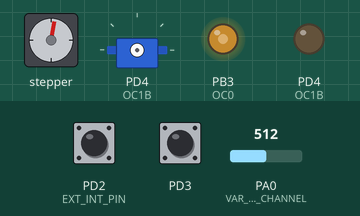
The program below on a simulated ATmega16, built with avr-gcc and emulated at 8 MHz. On the bench: stepper motor, servo, output pins drawn as LEDs (lit = HIGH). Wiring (inferred from the names in the program): stepper motor (200 steps per turn assumed): coils PC0, PC1, PC2, PC3. Inputs (shaded band) come from the test bench; at power-on: PA0 (VAR_RES_CHANNEL) = 512, PD2 (EXT_INT_PIN) HIGH, PD3 HIGH. Servo pulses on a pin are drawn as a servo (544–2400 µs = 0–180°); pins used as bus, display or sensor lines are not drawn.

Above: at 7.9 s.
8.9 s: PA0 (VAR_RES_CHANNEL) set to 716
At 12.5 s:
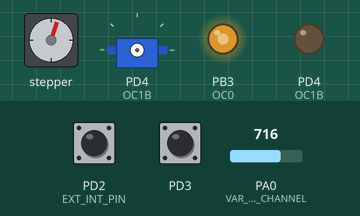
15.3 s: PD2 (EXT_INT_PIN) pulled LOW for 3 s
22.8 s: PA0 (VAR_RES_CHANNEL) set to 900
At 26.1 s:
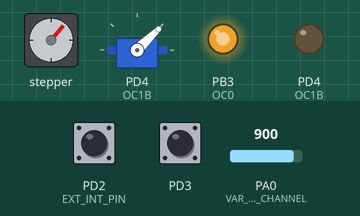
28.8 s: PD2 (EXT_INT_PIN) pulled LOW for 3 s
At 33.0 s:
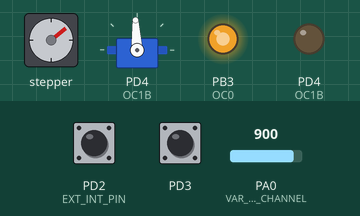
36.5 s: PA0 (VAR_RES_CHANNEL) set to 511
At 39.4 s:
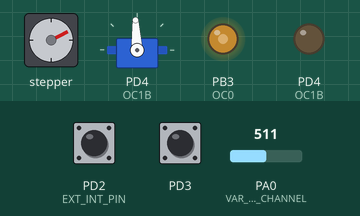
42.5 s: PD2 (EXT_INT_PIN) pulled LOW for 3 s
At 45.8 s:
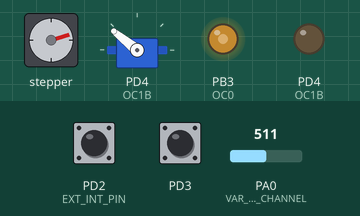
Timing chart, 0 to 63.8 s (numbered marks = the images above; inputs shaded):
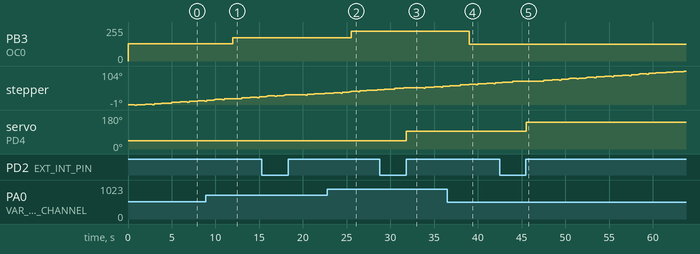

Measured:
- after the input at 8.9 s, PB3 (OC0): 128/255 → 176/255 after 3.1 s
- after the input at 22.8 s, PB3 (OC0): 176/255 → 222/255 after 2.7 s
- after the input at 28.8 s, servo on PD4 (OC1B): 44° → 93° after 3.0 s
- after the input at 36.5 s, PB3 (OC0): 222/255 → 125/255 after 2.5 s
- after the input at 42.5 s, servo on PD4 (OC1B): 93° → 141° after 3.0 s

The program:

main.c
```c
/*
 * Motors_session.c
 *
 * Created: 8/4/2022 3:16:38 PM
 * Author : BLU-RAY
 */
#define F_CPU 8000000UL
#include <avr/io.h>
#include "Servo.h"
#include "Stepper.h"
#include "EXT_INT.h"
#include "EXT_INT1.h"
#include "DC_Motor.h"
#include "Var_Res.h"

int main(void)
{
	Enable_INT0();
	Enable_INT1();
	Servo_init();
	Stepper_Init();
	VAR_RES_init();
	DC_motor_init();
	DC_motor_setspeed(50);
	while(1)
	{
		Stepper_rot1();
		Stepper_rot2();
		Stepper_rot3();
		Stepper_rot4();
		DC_motor_setspeed(VAR_RES_read());
	}
}
```

DC_Motor.c
```c
/*
 * DC_Motor.c
 *
 * Created: 8/6/2022 3:47:13 PM
 *  Author: BLU-RAY
 */
#include "DC_Motor.h"

ISR(INT1_vect)
{
	DC_MOTOR_PORT ^= (1 << DC1);
	DC_MOTOR_PORT ^= (1 << DC2);
	_delay_ms(50);
}


void DC_motor_init()
{
	DC_MOTOR_DDR |= (1 << DC1) | (1 << DC2);
	DC_MOTOR_PORT |= (1 << DC1);
	DC_MOTOR_PORT &= ~(1 << DC2);
	Timer0_init();
}


void DC_motor_setspeed(unsigned int speed)
{
	if (speed >= 0 && speed <= 100)
	{
		Timer0_setDutyCycle(speed);
	}
	else
	{
		Timer0_setDutyCycle(0);
	}

}
```

DC_Motor.h
```c
/*
 * DC_Motor.h
 *
 * Created: 8/6/2022 3:46:56 PM
 *  Author: BLU-RAY
 */
#include <avr/io.h>
#include <util/delay.h>
#include <avr/interrupt.h>
#include "Timer0.h"

#ifndef DC_MOTOR_H_
#define DC_MOTOR_H_
#define DC_MOTOR_DDR DDRB
#define DC_MOTOR_PORT PORTB
#define DC1 PB1
#define DC2 PB2

void DC_motor_init();
void DC_motor_setspeed(unsigned int speed);


#endif /* DC_MOTOR_H_ */
```

Servo.c
```c
/*
 * Servo.c
 *
 * Created: 8/5/2022 8:58:02 AM
 *  Author: BLU-RAY
 */
#include "Servo.h"
char status = 'A';
ISR(INT0_vect)
{
	if (status == 'A')
	{
		Servo_rotate_left();
		status = 'B';
	}
	else if (status == 'B')
	{
		Servo_rotate_intial();
		status = 'C';
	}
	else if (status == 'C')
	{
		Servo_rotate_right();
		status = 'D';
	}
	else if (status == 'D')
	{
		Servo_rotate_intial();
		status = 'A';
	}
}


void Servo_init()
{
	Timer1_init();
}

void Servo_rotate_left()
{
	Timer1_setDutyCycle(5);
	_delay_ms(1500);
}

void Servo_rotate_intial()
{
	Timer1_setDutyCycle(7.5);
	_delay_ms(1500);
}

void Servo_rotate_right()
{
	Timer1_setDutyCycle(10);
	_delay_ms(1500);
}
```

Servo.h
```c
/*
 * Servo.h
 *
 * Created: 8/5/2022 8:57:49 AM
 *  Author: BLU-RAY
 */
#include "Timer1.h"
#include <avr/interrupt.h>
#define F_CPU 8000000UL
#include <util/delay.h>

#ifndef SERVO_H_
#define SERVO_H_

void Servo_init();
void Servo_rotate_left();
void Servo_rotate_right();
void Servo_rotate_intial();


#endif /* SERVO_H_ */
```

Stepper.c
```c
/*
 * Stepper.c
 *
 * Created: 8/6/2022 1:13:28 PM
 *  Author: BLU-RAY
 */
#include "Stepper.h"

void Stepper_Init()
{
	STEPPER_DDR |= (1 << IN1);
	STEPPER_DDR |= (1 << IN2);
	STEPPER_DDR |= (1 << IN3);
	STEPPER_DDR |= (1 << IN4);
}

void Stepper_rot1()
{
	STEPPER_PORT |= (1 << IN1);
	STEPPER_PORT |= (1 << IN4);
	_delay_ms(800);
	STEPPER_PORT &= ~(1 << IN1);
	STEPPER_PORT &= ~(1 << IN4);
	_delay_ms(200);
}

void Stepper_rot2()
{
	STEPPER_PORT |= (1 << IN1);
	STEPPER_PORT |= (1 << IN3);
	_delay_ms(800);
	STEPPER_PORT &= ~(1 << IN1);
	STEPPER_PORT &= ~(1 << IN3);
	_delay_ms(200);
}

void Stepper_rot3()
{
	STEPPER_PORT |= (1 << IN2);
	STEPPER_PORT |= (1 << IN3);
	_delay_ms(800);
	STEPPER_PORT &= ~(1 << IN2);
	STEPPER_PORT &= ~(1 << IN3);
	_delay_ms(200);
}

void Stepper_rot4()
{
	STEPPER_PORT |= (1 << IN2);
	STEPPER_PORT |= (1 << IN4);
	_delay_ms(800);
	STEPPER_PORT &= ~(1 << IN2);
	STEPPER_PORT &= ~(1 << IN4);
	_delay_ms(200);
}
```

Stepper.h
```c
/*
 * Stepper.h
 *
 * Created: 8/6/2022 1:13:14 PM
 *  Author: BLU-RAY
 */
#define F_CPU 8000000UL
#include <avr/io.h>
#include <stdint.h>
#include <util/delay.h>

#ifndef STEPPER_H_
#define STEPPER_H_
#define STEPPER_DDR DDRC
#define STEPPER_PORT PORTC
#define IN1 PC0
#define IN2 PC1
#define IN3 PC2
#define IN4 PC3
void Stepper_Init();
void Stepper_rot1();
void Stepper_rot2();
void Stepper_rot3();
void Stepper_rot4();


#endif /* STEPPER_H_ */
```

Var_Res.c
```c
/*
 * Var_Res.c
 *
 * Created: 8/6/2022 5:19:30 PM
 *  Author: BLU-RAY
 */
#include "Var_Res.h"

void VAR_RES_init()
{
	VAR_RES_DDR &= ~(1 << VAR_RES_CHANNEL);
	ADC_init();
}

unsigned int VAR_RES_read()
{
     return	(ADC_Read(0)/4.0)/ 256.0 *100;
}
```

Var_Res.h
```c
/*
 * Var_Res.h
 *
 * Created: 8/6/2022 5:19:18 PM
 *  Author: BLU-RAY
 */
#include "Timer0.h"
#include "ADC.h"

#ifndef VAR_RES_H_
#define VAR_RES_H_
#define VAR_RES_DDR DDRA
#define VAR_RES_PORT PORTA
#define VAR_RES_CHANNEL PA0

void VAR_RES_init();
unsigned int VAR_RES_read();


#endif /* VAR_RES_H_ */
```

ADC.c
```c
/*
 * ADC.c
 *
 * Created: 8/6/2022 4:36:04 PM
 *  Author: BLU-RAY
 */
#include "ADC.h"


void ADC_init()
{
		sei();
		ADCSRA = 0x87;
		ADMUX = 0x40;
}

unsigned int ADC_Read(unsigned char channel)
{
	ADMUX |= (channel & 0x07);
	unsigned int Ain,Alow,Ahigh;
	ADCSRA |= (1<<ADSC);		/* Start ADC conversion */
	while (!(ADCSRA & (1<<ADIF)));
	ADCSRA |= (1<<ADIF);
	_delay_ms(1);
	Alow = (unsigned int)ADCL;
	Ahigh = (unsigned int)(ADCH * 256);
	Ain = Ahigh + Alow;
	return Ain;			/* Return ADC word */
}
```

ADC.h
```c
/*
 * ADC.h
 *
 * Created: 8/6/2022 4:36:13 PM
 *  Author: BLU-RAY
 */
#include <avr/io.h>
#include <avr/interrupt.h>
#include <util/delay.h>

#ifndef ADC_H_
#define ADC_H_


void ADC_init();
unsigned int ADC_Read(unsigned char channel);


#endif /* ADC_H_ */
```

EXT_INT.c
```c
/*
 * EXT_INT.c
 *
 * Created: 7/26/2022 7:34:23 AM
 *  Author: BLU-RAY
 */

#include "EXT_INT.h"


void Enable_INT0()
{
	sei();
	EXT_INT_DDR &= ~(1 << EXT_INT_PIN);			/* make PORTD pin2 as input */
	EXT_INT_PORT |= (1 << EXT_INT_PIN);			/* make PORTD pin2 as pull-up */
	GICR |= 1<<INT0;		/* Enable INT0*/
	MCUCR |= 1<<ISC01 | 1<<ISC00;  /* Trigger INT0 on rising edge */
}
```

EXT_INT.h
```c
/*
 * EXT_INT.h
 *
 * Created: 7/26/2022 7:34:10 AM
 *  Author: BLU-RAY
 */
#include <avr/io.h>
#include <avr/interrupt.h>
#include <util/delay.h>
#define EXT_INT_DDR DDRD
#define EXT_INT_PORT PORTD
#define EXT_INT_PIN PD2
#ifndef EXT_INT_H_
#define EXT_INT_H_


void Enable_INT0();


#endif /* EXT_INT_H_ */
```

EXT_INT1.c
```c
/*
 * EXT_INT1.c
 *
 * Created: 8/6/2022 4:20:20 PM
 *  Author: BLU-RAY
 */
#include "EXT_INT1.h"

void Enable_INT1()
{
	DDRD &= ~(1 << PD3);
	PORTD |= (1 << PD3);
	GICR |= (1<<INT1);		/* Enable INT0*/
	MCUCR |= ((1<<ISC10)|(1<<ISC11));/* Trigger INT0 on Rising Edge triggered */
	sei();				/* Enable Global Interrupt */
}
```

EXT_INT1.h
```c
/*
 * EXT_INT1.h
 *
 * Created: 8/6/2022 4:20:08 PM
 *  Author: BLU-RAY
 */
#include <avr/io.h>
#include <avr/interrupt.h>

#ifndef EXT_INT1_H_
#define EXT_INT1_H_

void Enable_INT1();


#endif /* EXT_INT1_H_ */
```

Timer0.h
```c
/*
 * Timer0.h
 *
 * Created: 8/6/2022 3:47:45 PM
 *  Author: BLU-RAY
 */
#include <avr/io.h>

#ifndef TIMER0_H_
#define TIMER0_H_
#define TIMER0_DDR DDRB
#define TIMER0_PORT PORTB
#define OC0 PB3
void Timer0_init();
void Timer0_setDutyCycle(unsigned int dutycycle);


#endif /* TIMER0_H_ */
```

Timer1.c
```c
/*
 * Timer1.c
 *
 * Created: 8/6/2022 3:47:58 PM
 *  Author: BLU-RAY
 */
#include "Timer0.h"

void Timer0_init()
{
	TIMER0_DDR |= (1 << OC0);
	TCNT0 = 0;
	TCCR0 |= (1 << WGM00) | (1 <<COM01) | (1 << CS01) | (1 << CS00);
}

void Timer0_setDutyCycle(unsigned int dutycycle)
{
	OCR0 = dutycycle/100.0 * 256;
}
```

Timer1.c
```c
/*
 * Timer1.c
 *
 * Created: 8/4/2022 5:19:41 PM
 *  Author: BLU-RAY
 */
#include "Timer1.h"

void Timer1_init()
{
	TCNT1 = 0;
	TIMER1_DDR |= (1 << OC1B);
	TCCR1B |= (1<<CS10) | (1<<CS11) | (1 << WGM13) | (1 << WGM12); // Set prescale clock clk/64 and choose mode 11
	TCCR1A |= (1 << WGM11) | (1 << WGM10) | (1 << COM1B1);
	OCR1A = 2499;
}

void Timer1_setDutyCycle(float dutyCycle)
{
	OCR1B = dutyCycle/100.0 * 2499;
}
```

Timer1.h
```c
/*
 * Timer1.h
 *
 * Created: 8/4/2022 5:19:23 PM
 *  Author: BLU-RAY
 */
#include "Timer_Configurations.h"

#ifndef TIMER1_H_
#define TIMER1_H_


void Timer1_init();
void Timer1_setDutyCycle(float dutyCycle);


#endif /* TIMER1_H_ */
```

Timer_Configurations.h
```c
/*
 * Timer_Configurations.h
 *
 * Created: 8/5/2022 8:32:02 AM
 *  Author: BLU-RAY
 */
#include <avr/io.h>
#include <stdint.h>

#ifndef TIMER_CONFIGURATIONS_H_
#define TIMER_CONFIGURATIONS_H_
// Ports and Pins names
#define TIMER1_DDR DDRD
#define TIMER1_PORT PORTD
#define OC1A PD5
#define OC1B PD4


#endif /* TIMER_CONFIGURATIONS_H_ */
```
